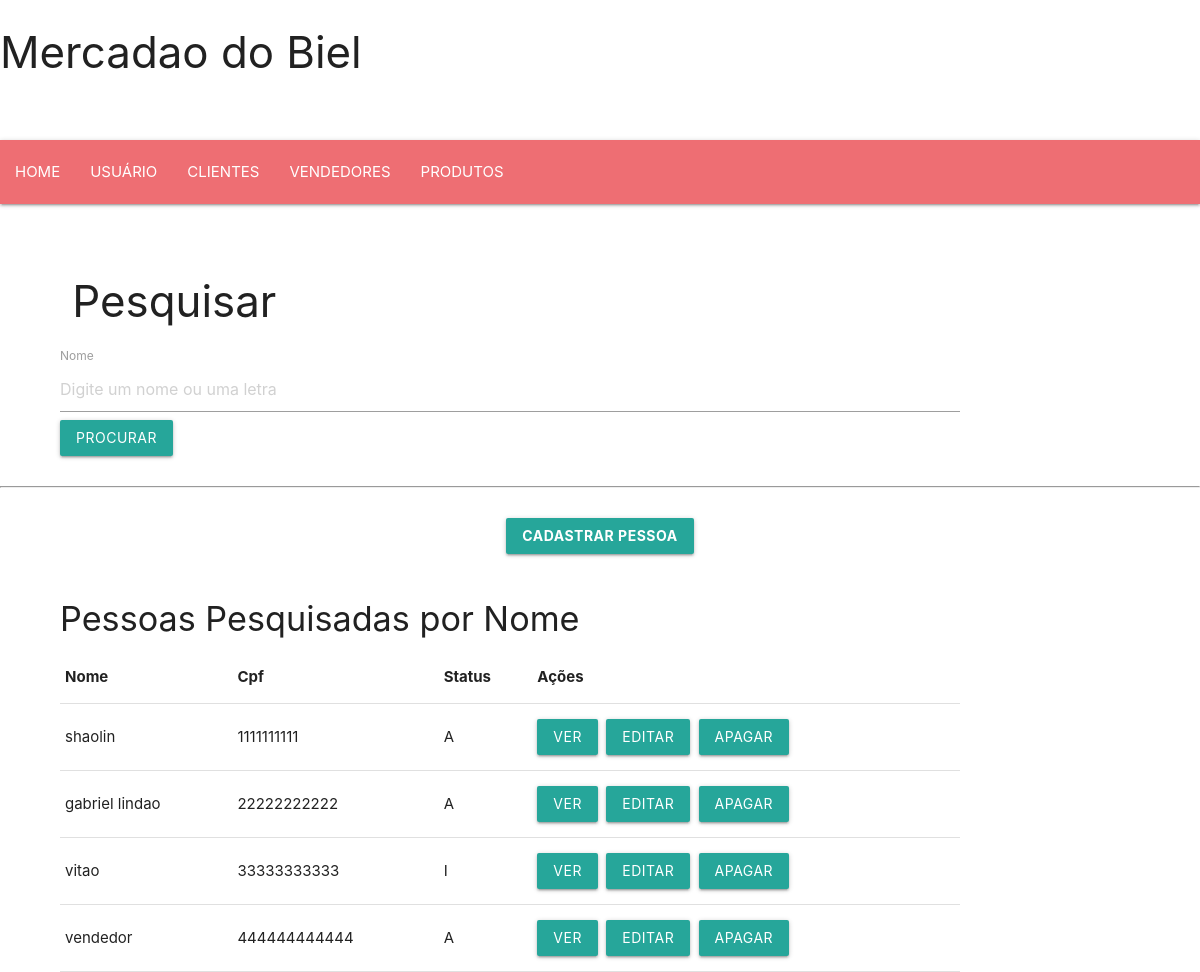
/procura.php (signed in), run on the app's committed database.
### tables this page shows
CREATE TABLE `clientes` (
  `idcliente` int(11) NOT NULL,
  `renda` decimal(10,2) NOT NULL,
  `credito` decimal(10,2) NOT NULL,
  `fk_idpessoas` int(11) NOT NULL
);

CREATE TABLE `pessoas` (
  `idpessoa` int(11) NOT NULL,
  `nome` varchar(60) NOT NULL,
  `cpf` bigint(11) NOT NULL,
  `status` enum('A','I') NOT NULL
);

### procura.php (the view, shortened to what this page needs)
<!DOCTYPE HTML>
<html>
<head>
        <link rel="stylesheet" href="https://cdnjs.cloudflare.com/ajax/libs/materialize/1.0.0/css/materialize.min.css">
    </head>
    <body>
    <header>
        <div class="col-md-4 col-md-offset-4"><h3>Mercadao do Biel</h3></div>
        <br/><br/>
        </header>
        <nav>
        <div class="col-xs-8 col-xs-offset-2">
            <div class="col-xs-6 col-xs-offset-0">
            <?php
                include("menu.php");
            ?>
           </div>
                <div class="col-xs-4 col-xs-offset-1">
                <div style="width: 35%; float:left; padding-left:65%;">
           <?php
                echo "<a href='sair.php' style='text-decoration: none; font-weight: bold;'>&nbsp;&nbsp;Sair</a>";
            ?>
            </div>
            </div>
        </div>
        <br/>
        </nav>
        <section>
        <br/><br/>
        <div style="width: 85%; padding-left:5%; padding-right:5%;">
        <div class="panel panel-primary">
            <div class="panel-heading"><h3 class="panel-title"><span class="glyphicon glyphicon-search" aria-hidden="true"></span>&nbsp;Pesquisar</h3></div>
                <div class="panel-body">
                    <form name="procura" id="procura" action="procura.php" method="post">
                    <label>Nome</label>
                    <input type="text" name="procura" placeholder="Digite um nome ou uma letra" maxlength="30" autofocus required="required" class="form-control" />
                    <br/>
                    <input type="submit" value="Procurar" class="btn btn-primary" />
                    </form>
                </div>
        </div>
        </div>
        <br/>
        <hr/>
        <br/>
        <center><a href="cadpessoa.php"><button class="btn btn-primary"><b>Cadastrar Pessoa</b></button></a></center>
        <br/>
        <div style="width: 85%; padding-left:5%; padding-right:5%;">
        <?php
            include("conecta.php");
            echo "<h4>Pessoas Pesquisadas por Nome</h4>";
            $nome = $_POST['procura'];
            $sql = mysqli_query($conn, "SELECT * FROM clientes join pessoas on pessoas.idpessoa = clientes.fk_idpessoas WHERE nome LIKE '%".$nome."%'");
            echo "<table class='table table-hover'>";
            echo "<tr>";
                echo "<th>Nome</th>";
                echo "<th>Cpf</th>";
                echo "<th>Status</th>";
                echo "<th>Ações</th>";
            echo "</tr>";
            while($cliente = mysqli_fetch_array($sql)){
            echo "<tr>";
                $id = $cliente['idcliente'];
                echo "<td>".$cliente['nome']."</td>";
                echo "<td>".$cliente['cpf']."</td>";
                echo "<td>".$cliente['status']."</td>";
                echo "<td><a href='verpessoa.php?id=$id'><button type='submit' class='btn btn-primary'>Ver</button></a>&nbsp;&nbsp;<a href='editarpessoa.php?id=$id'><button type='submit' class='btn btn-success'>Editar</button></a>&nbsp;&nbsp;<a href='apagapessoa.php?id=$id'><button type='submit' class='btn btn-danger'>Apagar</button></a></td>";
            echo "</tr>";
            }
        ?>
        </div>
        </section>
    </body>
</html>

### data on the page
clientes: pessoas.nome "shaolin", pessoas.cpf "1111111111", pessoas.status "A"
clientes: pessoas.nome "gabriel lindao", pessoas.cpf "22222222222", pessoas.status "A"
clientes: pessoas.nome "vitao", pessoas.cpf "33333333333", pessoas.status "I"
clientes: pessoas.nome "vendedor", pessoas.cpf "444444444444", pessoas.status "A"
